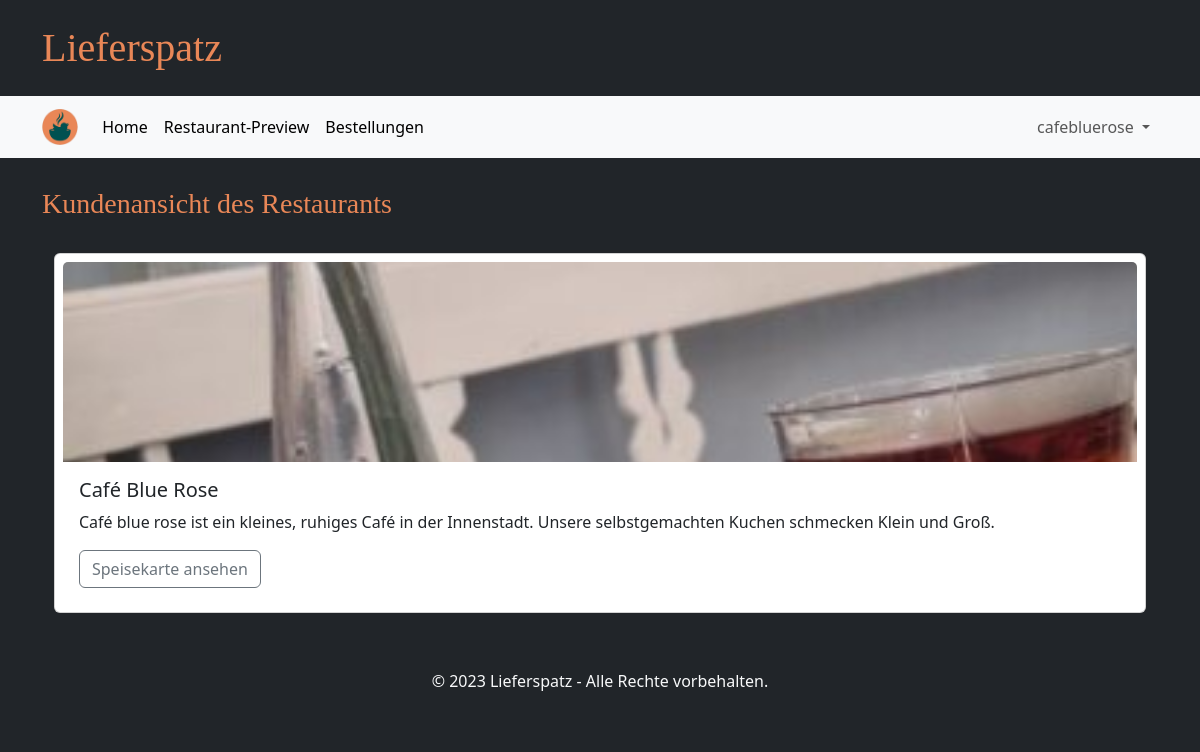
The app's page /restaurants/ (signed in) with its own data.
### tables this page shows
CREATE TABLE GeschaeftsAccount(
            Username TEXT PRIMARY KEY NOT NULL,
            Passwort TEXT NOT NULL,
            Restaurantname TEXT NOT NULL,
            Beschreibung TEST NOT NULL,
            Strasse TEXT NOT NULL,
            Hausnummer INTEGER NOT NULL,
            Plz INTEGER NOT NULL
        );

### main.py (the view)
@app.route("/restaurants/")
def restaurants_page():
    if "user" in session and not "business" in session:
        day_index = datetime.datetime.now().weekday()
        restaurants = database.get_restaurants_near_and_open(session["user"], WEEKDAYS[day_index])
        image_names = os.listdir(app.config['UPLOAD_FOLDER'])
        image_tuples = list(map(os.path.splitext, image_names))
        for restaurant in restaurants:
            restaurant["image_path"] = DEFAULT_IMAGE
            for index, value in enumerate(image_tuples):
                if restaurant["username"] == value[0]:
                    restaurant["image_path"] = 'business/' + value[0] + value[1]
                    image_tuples.pop(index)
                    break
        return render_template("restaurants.html", restaurants=restaurants)
    elif "user" in session and "business" in session:
            restaurant = database.get_restaurant(session["user"])
            image_name = os.listdir(app.config['UPLOAD_FOLDER'])
            image_tuple = list(map(os.path.splitext, image_name))
            restaurant["image_path"] = DEFAULT_IMAGE
            for index, value in enumerate(image_tuple):
                if restaurant["username"] == value[0]:
                    restaurant["image_path"] = 'business/' + value[0] + value[1]
                    image_tuple.pop(index)
                    break
            return render_template("restaurant_preview.html", restaurant=restaurant)
    else:
        return redirect(url_for("login_customer_page"))

### database.py (called while the page is built)
def getData(sql, params = ()):
    dbcon = sqlite3.connect("instance/db.db")
    cursor = dbcon.cursor()
    cursor.execute(sql, params)
    return cursor

def get_restaurant(username):
    request_pointer = getData("""SELECT Username, Restaurantname, Beschreibung, Strasse, Hausnummer, Plz
                              FROM GeschaeftsAccount
                              WHERE Username = ? """,(username,))
    result = request_pointer.fetchone()
    restaurant = {
            "username": result[0],
            "name": result[1],
            "description": result[2],
            "street": result[3],
            "housenumber": result[4],
            "postalcode": result[5]
        }
    return restaurant

### templates/restaurant_preview.html (shortened to what this page needs)
{% extends "base.html" %}
{% block heading %}Kundenansicht des Restaurants{% endblock %}
{% block content %}
      <div class="card mt-2 mb-4 p-2">
      <img src="{{ url_for('static', filename=restaurant['image_path']) }}" class="card-img-top restau-image" alt="...">
      <div class="card-body">
          <h5 class="card-title">{{ restaurant['name'] }}</h5>
          <p class="card-text">{{ restaurant['description'] }}</p>
          <a href="{{ url_for('menue_preview_page', username=restaurant['username']) }}" class="btn btn-outline-secondary">Speisekarte ansehen</a>
      </div>
      </div>
{% endblock %}

### templates/base.html (shortened to what this page needs)
<!DOCTYPE html>
<html lang="de">
<head>
    <link rel="stylesheet" href="/static/style.css">
    <link href="{{ url_for('static', filename='bootstrap/css/bootstrap.min.css') }}" rel="stylesheet">
</head>
<body class="bg-dark">
    <div class="container my-4">
        <h1 class="brandfont">Lieferspatz</h1>
    </div>
    <nav class="navbar navbar-expand bg-body-tertiary sticky-top border-bottom border-5 border-dark">
        <div class="container">
          <a class="navbar-brand" href="#">
            <img src="{{ url_for('static', filename='ls_logo.png') }}" alt="..." height="36" />
          </a>
          <div class="collapse navbar-collapse" id="navbarSupportedContent">
            <ul class="navbar-nav me-auto mb-2 mb-lg-0">
              <li class="nav-item">
                <a class="nav-link active" aria-current="page" href="{{ url_for('start_page') }}">Home</a>
              </li>
              <li class="nav-item">
                {% if "business" in session %}
                <a class="nav-link active" aria-current="page" href="{{ url_for('restaurants_page') }}">Restaurant-Preview</a>
                {% else %}
                <a class="nav-link active" aria-current="page" href="{{ url_for('restaurants_page') }}">Restaurants</a>
                {% endif %}
              </li>
              <li class="nav-item">
                <a class="nav-link active" id="view_orders" aria-current="page" href="{{ url_for('order_page') }}">Bestellungen</a>
              </li>
            </ul>
            <ul class="navbar-nav mb-2 mb-lg-0">
              {% if session['user'] %}
              <li class="nav-item dropdown">
                <a class="nav-link dropdown-toggle" href="#" role="button" data-bs-toggle="dropdown" aria-expanded="false">
                  {{ session['user'] }}
                </a>
              </li>
              {% endif %}
            </ul>
          </div>
        </div>
    </nav>
    <div class="container mt-4">
        <h3 class="brandfont2">{% block heading %}{% endblock %}</h3>
    </div>
    <div class="container text-light px-4 py-3 ">
        {% block content %}{% endblock %}
    </div>
    <footer class="bg-dark text-light text-center py-3">
        <p>&copy; 2023 Lieferspatz - Alle Rechte vorbehalten.</p>
    </footer>
</body>
</html>

### static/style.css (style rules this page uses)
.brandfont { font-family: brandFont; color: #e98757; }
.brandfont2 { font-family: brandFont2; color: #e98757; }
.restau-image { height: 200px; object-fit: cover; }
.text-center { text-align: center; }

### records on screen
GeschaeftsAccount: user "cafebluerose", name "Café Blue Rose", description "Café blue rose ist ein kleines, ruhiges Café in der Innenstadt. Unsere selbstgemachten Kuchen schmecken Klein und Groß."
